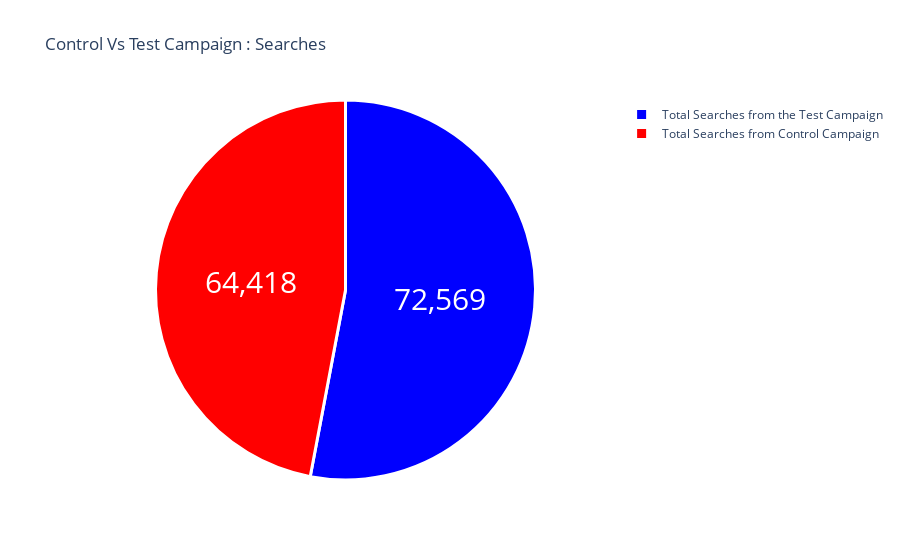

Notebook source saved alongside this figure:
### Markdown cell above
**Total Searches**
lets know, the Number of searches performed on the websites from both the campaigns.

### Code cell
label=["Total Searches from Control Campaign", "Total Searches from the Test Campaign"]

counts=[sum(control_data["Searches Recieved"]),sum(test_data["Searches Recieved"])]

colors=["red","blue"]

fig=go.Figure(data=[go.Pie(labels=label,values=counts)])

fig.update_layout(title_text="Control Vs Test Campaign : Searches")

fig.update_traces(hoverinfo="label+percent", textinfo="value", textfont_size=30, marker=dict(colors=colors, line=dict(color='white', width=3)))

fig.show()

### Figure 1 — Plotly figure (JSON) as saved in the notebook; plotly's stock layout.template omitted (floating-point values rounded to 4 significant figures)
{"data": [{"hoverinfo": "label+percent", "labels": ["Total Searches from Control Campaign", "Total Searches from the Test Campaign"], "marker": {"colors": ["red", "blue"], "line": {"color": "white", "width": 3}}, "textfont": {"size": 30}, "textinfo": "value", "type": "pie", "values": [64418, 72569]}], "layout": {"title": {"text": "Control Vs Test Campaign : Searches"}}}
